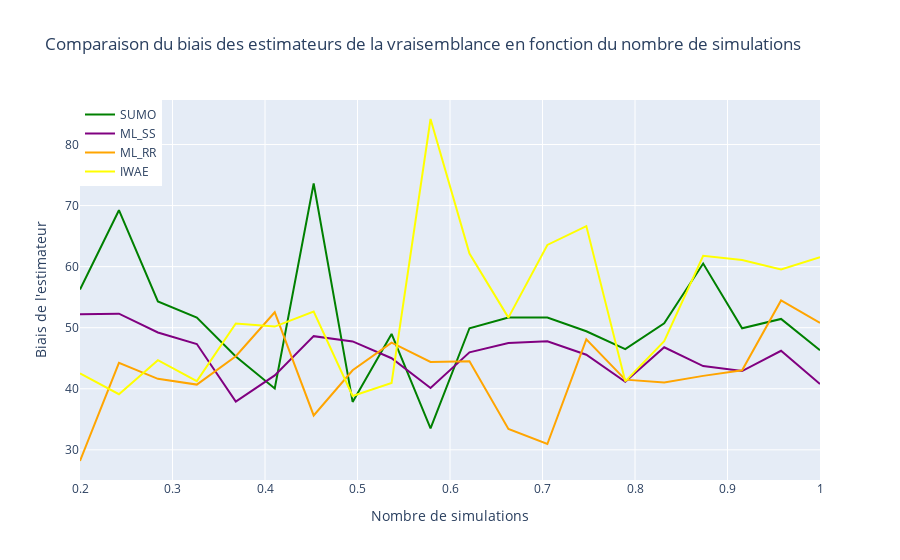

Notebook code cell kept with this figure:
### Markdown cell above
## <span style="color:green">  **Partie 2. Analyse du Biais et de la Variance des estimateurs**  </span>

Dans cette partie, nous allons comparer les différents estimateurs de la vraisemblance et du gradient en termes de Biais et de Variance (Figure 2 dans la Section de 9 de [l'article](https://proceedings.mlr.press/v130/shi21d.html)).

Le biais d'un estimateur de la vraisemblance $ \ell({\theta})$ est donné par : ${\displaystyle {\text{Biais}}({\hat {\theta }}) := \| \mathbb {E} [\ell({\hat {\theta }})]-\ell(\theta) \| ^ 2 }$.

La variance d'un estimateur de la vraisemblance $ \ell({\theta})$ est donné par : $ \text{Var}(\ell(\hat{\theta})) = \mathbb{E}\left[(\ell(\hat{\theta}) - \mathbb{E}[\ell(\hat{\theta})])^2 \right]$

Traçons le Biais au carré de chacun des estimateurs en fonctions de l'espérance du coût computationnel ??

### Code cell
Code.plot_bias_variance_likelihood(r, x, theta_true, noised_A, noised_b, 1/5, 1, 2)

### Figure 1 — Plotly figure (JSON) as saved in the notebook; plotly's stock layout.template omitted (floating-point values rounded to 4 significant figures)
{"data": [{"line": {"color": "green"}, "mode": "lines", "name": "SUMO", "type": "scatter", "x": [0.2, 0.2421, 0.2842, 0.3263, 0.3684, 0.4105, 0.4526, 0.4947, 0.5368, 0.5789, 0.6211, 0.6632, 0.7053, 0.7474, 0.7895, 0.8316, 0.8737, 0.9158, 0.9579, 1], "y": [56.25, 69.24, 54.31, 51.66, 45.29, 40.06, 73.62, 37.84, 48.98, 33.52, 49.91, 51.67, 51.68, 49.41, 46.5, 50.71, 60.51, 49.91, 51.43, 46.3]}, {"line": {"color": "purple"}, "mode": "lines", "name": "ML_SS", "type": "scatter", "x": [0.2, 0.2421, 0.2842, 0.3263, 0.3684, 0.4105, 0.4526, 0.4947, 0.5368, 0.5789, 0.6211, 0.6632, 0.7053, 0.7474, 0.7895, 0.8316, 0.8737, 0.9158, 0.9579, 1], "y": [52.22, 52.31, 49.22, 47.32, 37.9, 42.19, 48.61, 47.75, 45.0, 40.12, 45.97, 47.5, 47.77, 45.58, 41.14, 46.8, 43.72, 42.89, 46.23, 40.77]}, {"line": {"color": "orange"}, "mode": "lines", "name": "ML_RR", "type": "scatter", "x": [0.2, 0.2421, 0.2842, 0.3263, 0.3684, 0.4105, 0.4526, 0.4947, 0.5368, 0.5789, 0.6211, 0.6632, 0.7053, 0.7474, 0.7895, 0.8316, 0.8737, 0.9158, 0.9579, 1], "y": [28.17, 44.24, 41.63, 40.68, 45.32, 52.54, 35.63, 43.03, 47.55, 44.39, 44.51, 33.41, 30.95, 48.09, 41.49, 41.04, 42.11, 43.03, 54.47, 50.78]}, {"line": {"color": "yellow"}, "mode": "lines", "name": "IWAE", "type": "scatter", "x": [0.2, 0.2421, 0.2842, 0.3263, 0.3684, 0.4105, 0.4526, 0.4947, 0.5368, 0.5789, 0.6211, 0.6632, 0.7053, 0.7474, 0.7895, 0.8316, 0.8737, 0.9158, 0.9579, 1], "y": [42.53, 39.1, 44.68, 41.25, 50.69, 50.18, 52.66, 38.83, 40.96, 84.18, 62.15, 51.65, 63.56, 66.64, 41.22, 47.79, 61.78, 61.07, 59.53, 61.55]}], "layout": {"legend": {"font": {"size": 12}, "traceorder": "normal", "x": 0, "y": 1}, "showlegend": true, "title": {"text": "Comparaison du biais des estimateurs de la vraisemblance en fonction du nombre de simulations"}, "xaxis": {"title": {"text": "Nombre de simulations"}}, "yaxis": {"title": {"text": "Biais de l'estimateur"}}}}
